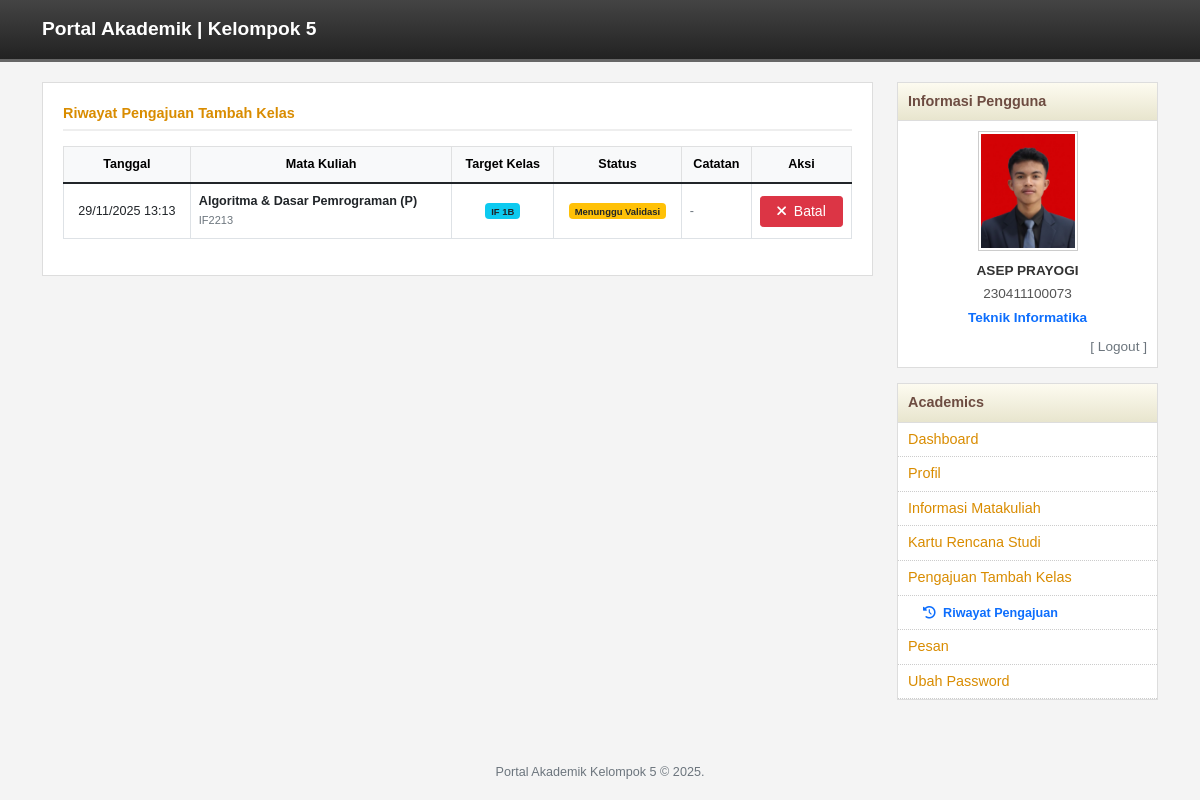
Page /mahasiswa/validasi_tambah_kelas.php (signed in) on the earlier database version.
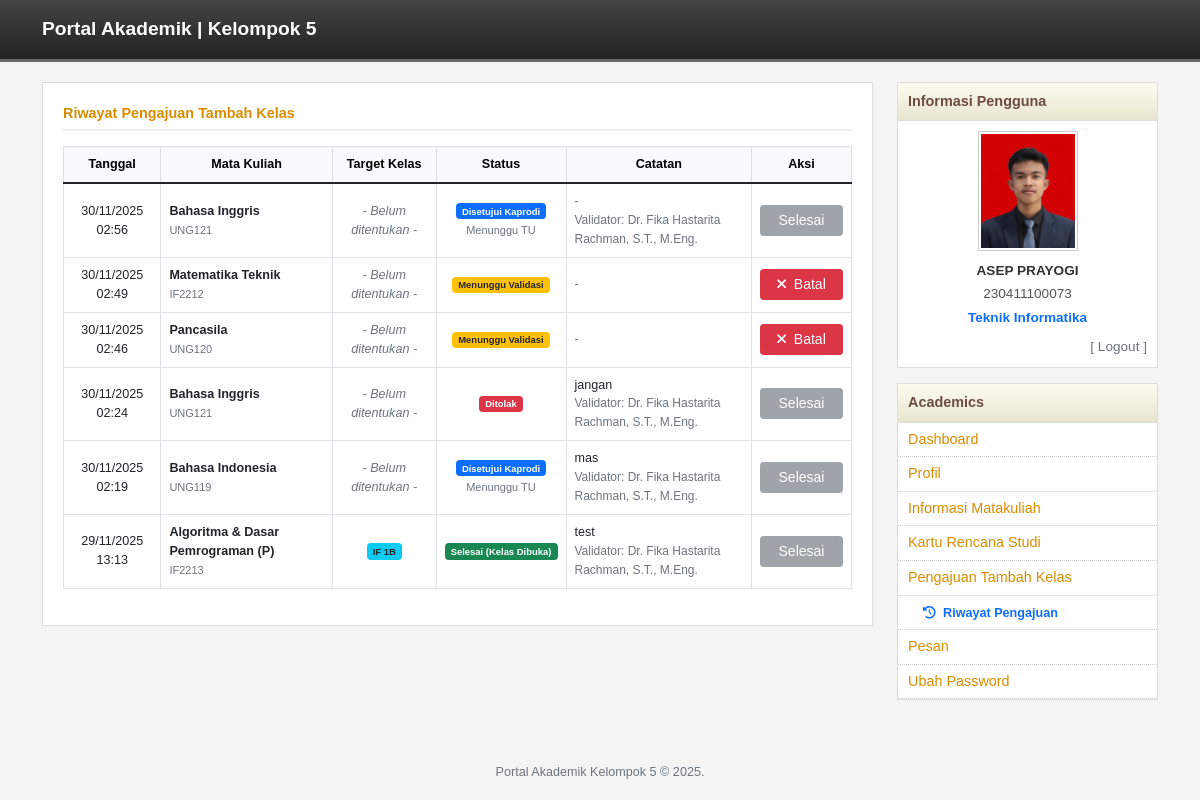
Same page on the later database version.
### tables this page shows
CREATE TABLE `pengajuan_tambah_kelas` (
  `id` int(11) NOT NULL,
  `mahasiswa_id` int(11) DEFAULT NULL,
  `mata_kuliah_id` int(11) DEFAULT NULL,
  `kelas_id` int(11) DEFAULT NULL,
  `alasan` text DEFAULT NULL,
  `status` enum('pending','approved','rejected','completed') DEFAULT 'pending',
  `tanggal_pengajuan` timestamp NULL DEFAULT current_timestamp(),
  `tanggal_validasi` timestamp NULL DEFAULT NULL,
  `validator_id` int(11) DEFAULT NULL,
  `catatan_validasi` text DEFAULT NULL,
  `created_at` timestamp NULL DEFAULT current_timestamp()
);

CREATE TABLE `mata_kuliah` (
  `id` int(11) NOT NULL,
  `kode_mk` varchar(20) NOT NULL,
  `nama_mk` varchar(100) NOT NULL,
  `sks` int(11) NOT NULL,
  `minimal_kelulusan` varchar(5) DEFAULT 'C',
  `semester` int(11) DEFAULT NULL,
  `prodi_id` int(11) DEFAULT 1,
  `sifat` enum('Wajib','Pilihan') DEFAULT 'Wajib',
  `prasyarat` varchar(255) DEFAULT NULL,
  `created_at` timestamp NULL DEFAULT current_timestamp()
);

CREATE TABLE `kelas` (
  `id` int(11) NOT NULL,
  `mata_kuliah_id` int(11) DEFAULT NULL,
  `kode_kelas` varchar(10) DEFAULT NULL,
  `nama_kelas` varchar(50) DEFAULT NULL,
  `ruangan` varchar(20) DEFAULT NULL,
  `dosen_pengampu_id` int(11) DEFAULT NULL,
  `hari` enum('Senin','Selasa','Rabu','Kamis','Jumat','Sabtu') DEFAULT NULL,
  `jam_mulai` time DEFAULT NULL,
  `jam_selesai` time DEFAULT NULL,
  `kuota` int(11) DEFAULT NULL,
  `terisi` int(11) DEFAULT 0,
  `created_at` timestamp NULL DEFAULT current_timestamp()
);

CREATE TABLE `mahasiswa` (
  `id` int(11) NOT NULL,
  `nim` varchar(20) NOT NULL,
  `nama` varchar(100) NOT NULL,
  `jenis_kelamin` enum('L','P') DEFAULT NULL,
  `password` varchar(255) NOT NULL,
  `email` varchar(100) DEFAULT NULL,
  `prodi` varchar(50) DEFAULT NULL,
  `semester` int(11) DEFAULT NULL,
  `dpa_id` int(11) DEFAULT NULL,
  `created_at` timestamp NULL DEFAULT current_timestamp(),
  `foto` varchar(255) DEFAULT NULL
);

CREATE TABLE `dosen` (
  `id` int(11) NOT NULL,
  `nidn` varchar(20) NOT NULL,
  `nama` varchar(100) NOT NULL,
  `password` varchar(255) NOT NULL,
  `email` varchar(100) DEFAULT NULL,
  `foto` varchar(255) DEFAULT NULL,
  `jabatan` enum('Dosen','Kaprodi') DEFAULT 'Dosen',
  `prodi` varchar(50) DEFAULT NULL,
  `created_at` timestamp NULL DEFAULT current_timestamp()
);

### mahasiswa/validasi_tambah_kelas.php (the view, shortened to what this page needs)
<?php
require_once "../config/database.php";
$mahasiswa_id = $_SESSION['user']['id'];
$stmt = $pdo->prepare("
    SELECT p.*, mk.kode_mk, mk.nama_mk,
           k.nama_kelas,
           d.nama as nama_validator
    FROM pengajuan_tambah_kelas p
    JOIN mata_kuliah mk ON p.mata_kuliah_id = mk.id
    LEFT JOIN kelas k ON p.kelas_id = k.id
    LEFT JOIN dosen d ON p.validator_id = d.id
    WHERE p.mahasiswa_id = ?
    ORDER BY p.tanggal_pengajuan DESC
");
$stmt->execute([$mahasiswa_id]);
$riwayat = $stmt->fetchAll();
?>
<!DOCTYPE html>
<html lang="id">
<head>
    <link href="https://cdn.jsdelivr.net/npm/bootstrap@5.1.3/dist/css/bootstrap.min.css" rel="stylesheet">
    <link rel="stylesheet" href="https://cdnjs.cloudflare.com/ajax/libs/font-awesome/6.0.0/css/all.min.css">
    <link rel="stylesheet" href="../assets/css/style.css">
</head>
<body>
<?php include "../header.php"; ?>
<div class="container">
    <div class="row">
        <div class="col-md-9">
            <div class="content-box">
                <div class="msg-header">
                    Riwayat Pengajuan Tambah Kelas
                </div>
                <div class="table-responsive">
                    <table class="table table-hover table-bordered align-middle small">
                        <thead class="table-light text-center">
                            <tr>
                                <th>Tanggal</th>
                                <th>Mata Kuliah</th>
                                <th>Target Kelas</th>
                                <th>Status</th>
                                <th>Catatan</th>
                                <th width="100">Aksi</th>
                            </tr>
                        </thead>
                        <tbody>
                            <?php foreach ($riwayat as $r): ?>
                            <tr>
                                <td class="text-center"><?= date('d/m/Y H:i', strtotime($r['tanggal_pengajuan'])) ?></td>
                                <td>
                                    <span class="fw-bold"><?= htmlspecialchars($r['nama_mk']) ?></span>
                                    <br><small class="text-muted"><?= htmlspecialchars($r['kode_mk']) ?></small>
                                </td>
                                <td class="text-center">
                                    <?php if ($r['nama_kelas']): ?>
                                        <span class="badge bg-info text-dark"><?= htmlspecialchars($r['nama_kelas']) ?></span>
                                    <?php else: ?>
                                        <span class="text-muted fst-italic">- Belum ditentukan -</span>
                                    <?php endif; ?>
                                </td>
                                <td class="text-center">
                                    <?php
                                    if ($r['status'] == 'pending') {
                                        echo '<span class="badge bg-warning text-dark">Menunggu Validasi</span>';
                                    } elseif ($r['status'] == 'approved') {
                                        echo '<span class="badge bg-primary">Disetujui Kaprodi</span><br><small class="text-muted">Menunggu TU</small>';
                                    } elseif ($r['status'] == 'completed') {
                                        echo '<span class="badge bg-success">Selesai (Kelas Dibuka)</span>';
                                    } elseif ($r['status'] == 'rejected') {
                                        echo '<span class="badge bg-danger">Ditolak</span>';
                                    }
                                    ?>
                                </td>
                                <td>
                                    <?php if ($r['catatan_validasi']): ?>
                                        <?= htmlspecialchars($r['catatan_validasi']) ?>
                                    <?php else: ?>
                                        <span class="text-muted">-</span>
                                    <?php endif; ?>
                                    <?php if ($r['nama_validator']): ?>
                                        <br><small class="text-muted" style="font-size: 0.75rem;">Validator: <?= htmlspecialchars($r['nama_validator']) ?></small>
                                    <?php endif; ?>
                                </td>
                                <td class="text-center">
                                    <?php if ($r['status'] === 'pending'): ?>
                                        <form method="POST" onsubmit="return confirm('Yakin ingin membatalkan pengajuan ini?');">
                                            <button type="submit" class="btn btn-danger btn-sm py-1 w-100">
                                                <i class="fas fa-times me-1"></i> Batal
                                            </button>
                                        </form>
                                    <?php else: ?>
                                        <button class="btn btn-secondary btn-sm w-100" disabled>Selesai</button>
                                    <?php endif; ?>
                                </td>
                            </tr>
                            <?php endforeach; ?>
                        </tbody>
                    </table>
                </div>
            </div>
        </div>
        <div class="col-md-3">
            <?php include "sidebar.php"; ?>
        </div>
    </div>
</div>
<?php include "../footer.php"; ?>
</body>
</html>

### header.php
<div class="header-portal">
    <div class="container">
        <div class="header-title d-flex align-items-center">
            <span>Portal Akademik | Kelompok 5</span>
        </div>
    </div>
</div>

### mahasiswa/sidebar.php
<?php
$currentPage = basename($_SERVER['PHP_SELF']);
if (!isset($fotoSidebarUrl)) {
    global $pdo;
    $sb_uid = $_SESSION['user']['id'] ?? 0;
    $sb_foto = null;
    if ($pdo && $sb_uid) {
        try {
            $stmtSb = $pdo->prepare("SELECT foto FROM mahasiswa WHERE id = ?");
            $stmtSb->execute([$sb_uid]);
            $sb_foto = $stmtSb->fetchColumn();
        } catch (Exception $e) {  }
    }
    $pathFisik = "assets/img/uploads/" . ($sb_foto ?? 'default.png');
    $checkPath = "../" . $pathFisik;
    if (!empty($sb_foto) && file_exists(__DIR__ . "/../" . $checkPath)) {
        $fotoSidebarUrl = "../" . $pathFisik;
    } elseif (!empty($sb_foto) && file_exists($checkPath)) {
        $fotoSidebarUrl = $checkPath;
    } else {
        $fotoSidebarUrl = "https://via.placeholder.com/100x120.png?text=FOTO";
    }
}
$sb_nama  = $_SESSION['user']['nama'] ?? 'Mahasiswa';
$sb_nim   = $_SESSION['user']['username'] ?? '-';
$sb_prodi = $_SESSION['user']['prodi'] ?? 'TEKNIK INFORMATIKA';
?>
<div class="sidebar-box">
    <div class="sidebar-header">Informasi Pengguna</div>
    <div class="sidebar-content">
        <div class="profile-img-box">
            <img src="<?= $fotoSidebarUrl ?>" alt="Foto Profil" class="profile-img">
        </div>
        <div class="profile-info">
            <div class="profile-name"><?= htmlspecialchars($sb_nama) ?></div>
            <div class="mb-1"><?= htmlspecialchars($sb_nim) ?></div>
            <div class="fw-bold text-primary"><?= htmlspecialchars($sb_prodi) ?></div>
            <div class="mt-2 text-end">
                <a href="../logout.php" class="text-secondary text-decoration-none">[ Logout ]</a>
            </div>
        </div>
    </div>
</div>
<div class="sidebar-box">
    <div class="sidebar-header">Academics</div>
    <ul class="menu-list">
        <li>
            <a href="dashboard.php" class="<?= $currentPage == 'dashboard.php' ? 'menu-active' : 'menu-default' ?>">
                Dashboard
            </a>
        </li>
        <li>
            <a href="profil.php" class="<?= $currentPage == 'profil.php' ? 'menu-active' : 'menu-default' ?>">
                Profil
            </a>
        </li>
        <li>
            <a href="informasi_matakuliah.php" class="<?= $currentPage == 'informasi_matakuliah.php' ? 'menu-active' : 'menu-default' ?>">
                Informasi Matakuliah
            </a>
        </li>
        <li><a href="#" class="menu-default">Kartu Rencana Studi</a></li>
        <li>
            <a href="tambah_kelas.php" class="<?= ($currentPage == 'tambah_kelas.php' || $currentPage == 'tambah_kelas_history.php') ? 'menu-active' : 'menu-default' ?>">
                Pengajuan Tambah Kelas
            </a>
        </li>
            <?php if($currentPage == 'tambah_kelas.php' || $currentPage == 'validasi_tambah_kelas.php'): ?>
        <li style="padding-left: 15px;">
            <a href="validasi_tambah_kelas.php" class="<?= $currentPage == 'validasi_tambah_kelas.php' ? 'fw-bold text-primary' : 'text-muted' ?>">
                <small><i class="fas fa-history me-1"></i> Riwayat Pengajuan</small>
            </a>
        </li>
        <?php endif; ?>
        <li>
            <a href="pesan.php" class="<?= $currentPage == 'pesan.php' ? 'menu-active' : 'menu-default' ?>">
                Pesan
            </a>
        </li>
        <li>
            <a href="ubah_password.php" class="<?= $currentPage == 'ubah_password.php' ? 'menu-active' : 'menu-default' ?>">
                Ubah Password
            </a>
        </li>
    </ul>
</div>

### footer.php
<div class="text-center mt-5 mb-3 text-muted small">
    Portal Akademik Kelompok 5 &copy; 2025.
</div>

### assets/css/style.css (style rules this page uses)
body { background-color: #f4f4f4; font-family: sans-serif; font-size: 0.9rem; }
.header-portal { background: linear-gradient(to bottom, #444, #222); color: white; padding: 15px; border-bottom: 3px solid #666; margin-bottom: 20px; }
.header-title { font-size: 1.2rem; font-weight: bold; display: flex; align-items: center; }
.sidebar-box { background: white; border: 1px solid #ddd; margin-bottom: 15px; }
.sidebar-header { background: linear-gradient(to bottom, #fdfbf0, #e8e5ce); padding: 8px 10px; font-weight: bold; color: #6d4c41; border-bottom: 1px solid #ddd; }
.sidebar-content { padding: 10px; }
.menu-list { list-style: none; padding: 0; margin: 0; }
.menu-list li { border-bottom: 1px dotted #ccc; }
.menu-list li a { display: block; padding: 6px 10px; text-decoration: none; transition: 0.2s; }
.menu-default { color: #d98c00; }
.profile-img-box { text-align: center; margin-bottom: 10px; }
.profile-img { width: 100px; height: 120px; object-fit: cover; border: 1px solid #ccc; padding: 2px; background: white; }
.profile-info { text-align: center; font-size: 0.85rem; color: #555; }
.profile-name { font-weight: bold; color: #333; margin-bottom: 2px; text-transform: uppercase; }
.content-box { background: white; border: 1px solid #ddd; padding: 20px; margin-bottom: 20px; }
.msg-header { font-weight: bold; color: #d98c00; margin-bottom: 15px; border-bottom: 2px solid #eee; padding-bottom: 5px; }

Differences in the rows shown:
added pengajuan_tambah_kelas: tanggal_pengajuan "30/11/2025 02:56", mata_kuliah.nama_mk "Bahasa Inggris", mata_kuliah.kode_mk "UNG121", shows "- Belum ditentukan -", status "Disetujui Kaprodi", validator.nama "Dr. Fika Hastarita Rachman, S.T., M.Eng."
added pengajuan_tambah_kelas: tanggal_pengajuan "30/11/2025 02:49", mata_kuliah.nama_mk "Matematika Teknik", mata_kuliah.kode_mk "IF2212", shows "- Belum ditentukan -", status "Menunggu Validasi"
added pengajuan_tambah_kelas: tanggal_pengajuan "30/11/2025 02:46", mata_kuliah.nama_mk "Pancasila", mata_kuliah.kode_mk "UNG120", shows "- Belum ditentukan -", status "Menunggu Validasi"
added pengajuan_tambah_kelas: tanggal_pengajuan "30/11/2025 02:24", mata_kuliah.nama_mk "Bahasa Inggris", mata_kuliah.kode_mk "UNG121", shows "- Belum ditentukan -", status "Ditolak", catatan_validasi "jangan", validator.nama "Dr. Fika Hastarita Rachman, S.T., M.Eng."
added pengajuan_tambah_kelas: tanggal_pengajuan "30/11/2025 02:19", mata_kuliah.nama_mk "Bahasa Indonesia", mata_kuliah.kode_mk "UNG119", shows "- Belum ditentukan -", status "Disetujui Kaprodi", catatan_validasi "mas", validator.nama "Dr. Fika Hastarita Rachman, S.T., M.Eng."
changed pengajuan_tambah_kelas "Algoritma & Dasar Pemrograman (P)": catatan_validasi (not shown) → "test"; validator.nama (not shown) → "Dr. Fika Hastarita Rachman, S.T., M.Eng."; status "Menunggu Validasi Batal" → "Selesai (Kelas Dibuka) Selesai"; no longer shows "-"
